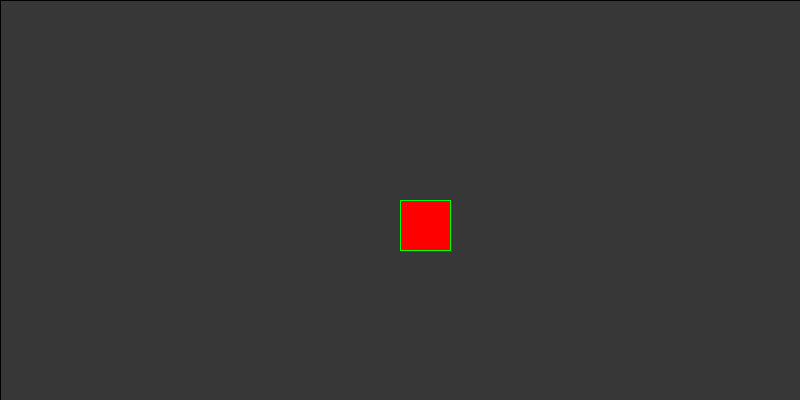
Frame 1 (no input)
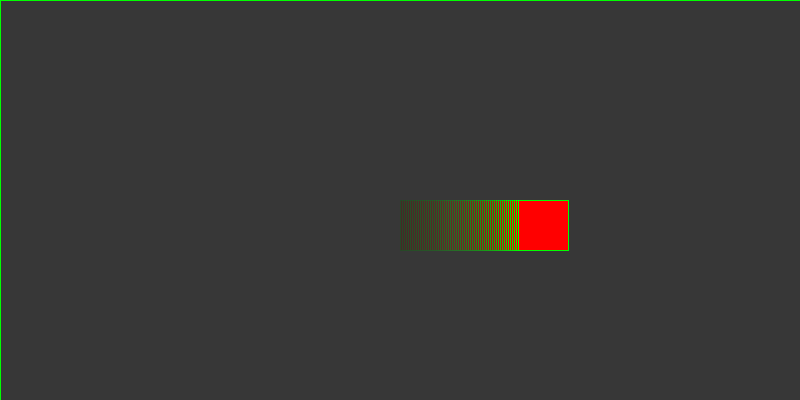
Frame 60 (the mouse pressed at the canvas centre just before this capture)
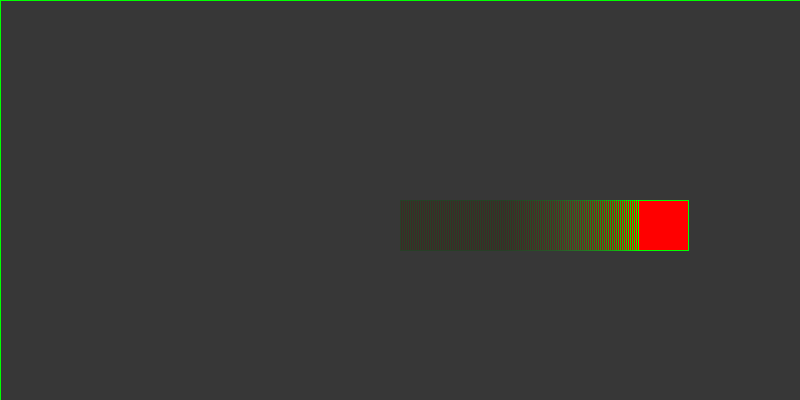
Frame 120 (the mouse held since frame 60 and released just before this capture)

The Processing sketch that drew these frames (run headless with seeded random() and noise(); from frame 60 on, the mouse is pressed at the canvas centre):

// Processing sketch: a_draw_setup
// ── a_draw_setup.pde
// declare variables
float rect_x;

void setup() {
  // initialise screen
  size(800, 400);
  // initialise variables
  rect_x = 400.0;

  //rectMode(CENTER);
  frameRate(60);
  background(55);
}

void draw() {
  // draw background
  //background(55);
  // draw rectangle
  fill(55, 55, 55, 10);
  rect(0, 0, width, height);
  fill(255, 0, 0);
  stroke(0, 255, 0);
  rect(rect_x, 200, 50, 50);
  rect_x += 2;
  if (rect_x > width) {
    rect_x = -50.0;
  }
}

void mouseClicked() {
  println("Mouse Clicked! - " + mouseX + " - " + mouseY);
}

void mousePressed() {
  println("Mouse Pressed! - " + mouseX + " - " + mouseY);
}

void mouseDragged() {
  println("Mouse Dragged! - " + mouseX + " - " + mouseY);
}

void keyPressed() {
  println("Key Pressed! - " + key);
}
